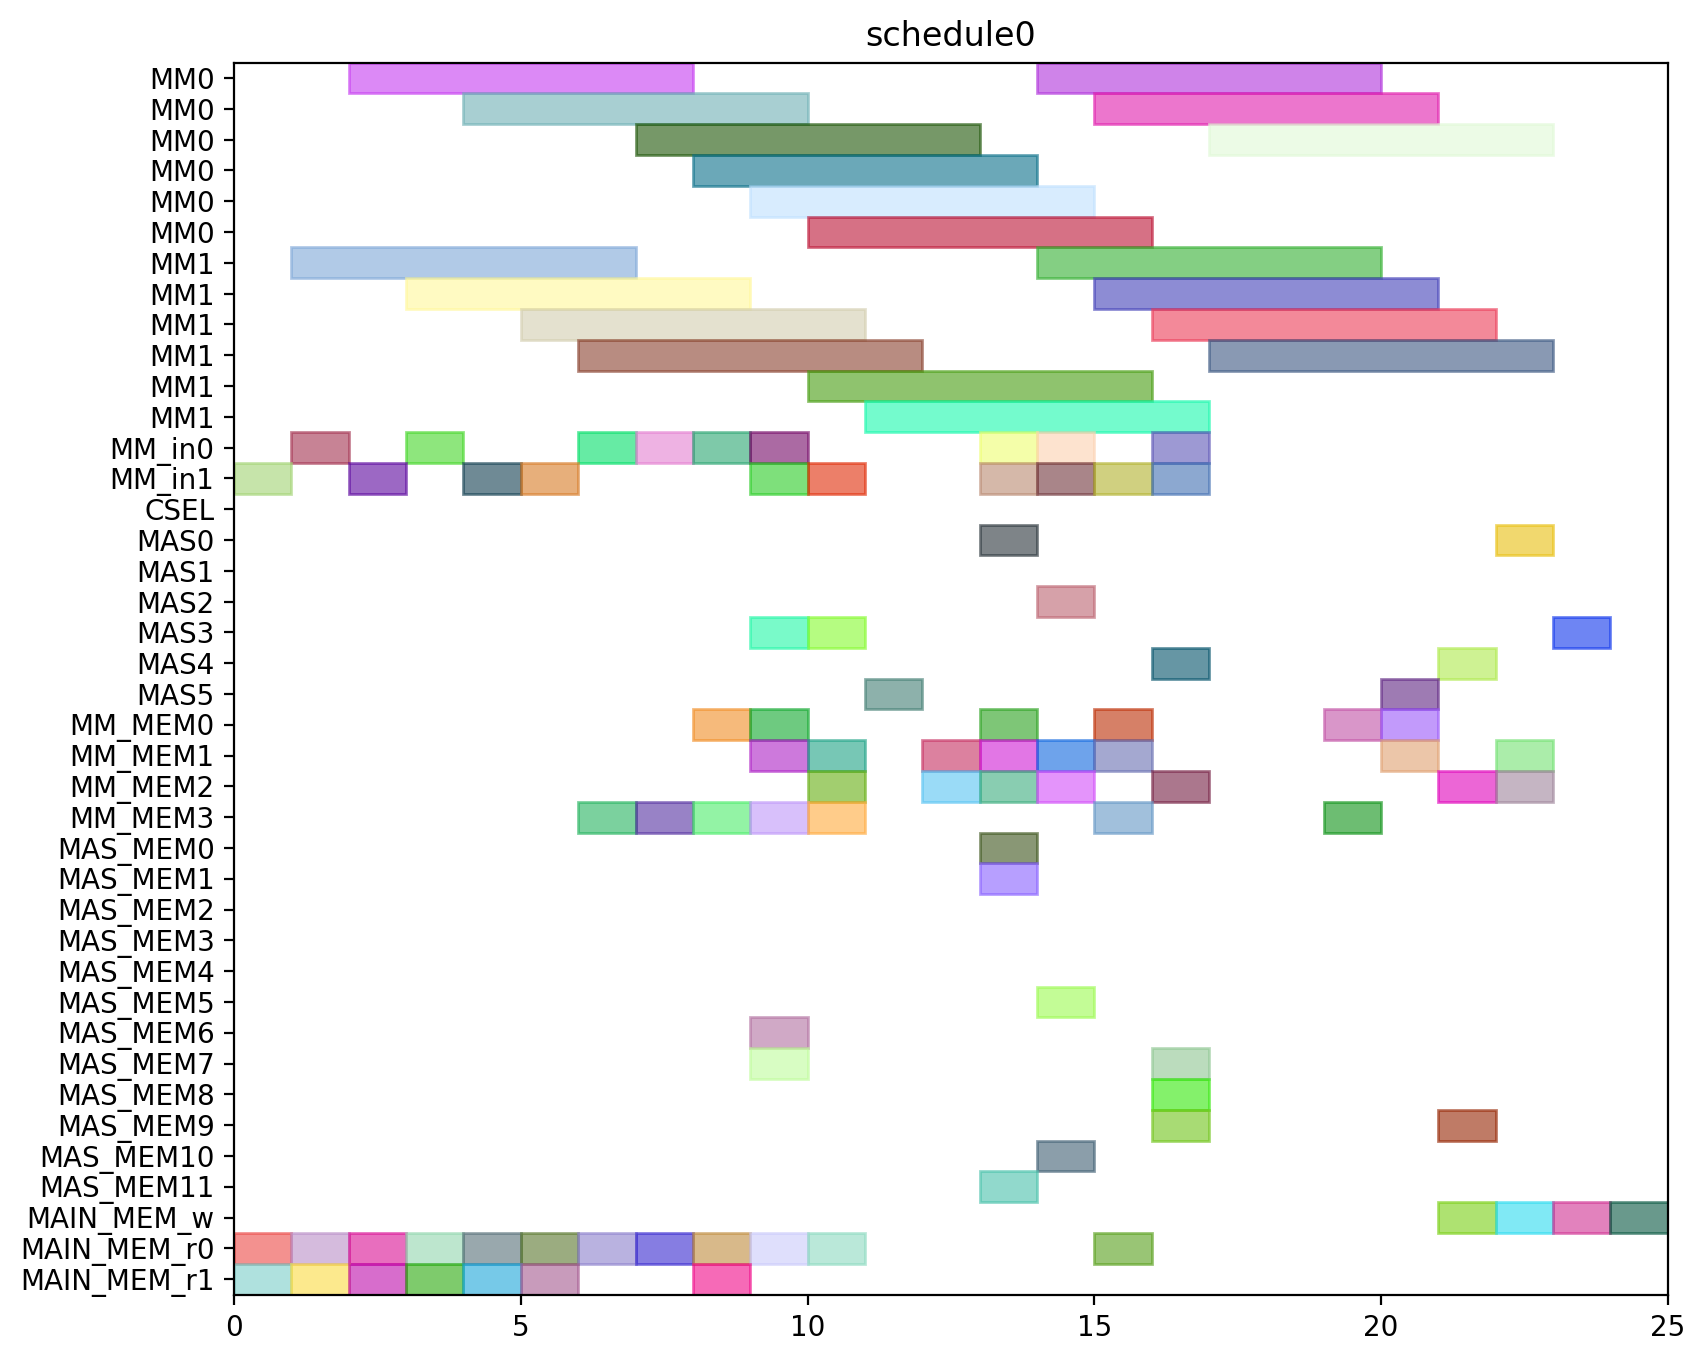

Source code (Python):
from pyschedule import Scenario, solvers, plotters, alt


def solve():
	horizon = 120
	S = Scenario("schedule0", horizon=horizon)

	# resource
	MM = S.Resources('MM', num=2, size=6)
	MM_in = S.Resources('MM_in', num=2)
	CSEL = S.Resource('CSEL')
	MAS = S.Resources('MAS', num=6, size=1, periods=range(1, horizon))
	MM_MEM = S.Resources('MM_MEM', num=4)
	MAS_MEM = S.Resources('MAS_MEM', num=12)
	MAIN_MEM_w = S.Resource('MAIN_MEM_w', size=1)
	MAIN_MEM_r = S.Resources('MAIN_MEM_r', num=2)

	# result of previous scheduling

	# new tasks
	T1 = S.Task('T1', length=6, delay_cost=1)
	T1 += alt(MM)
	T1_in = S.Task('T1_in', length=1, delay_cost=1)
	T1_in += alt(MM_in)
	S += T1_in*MM_in[0]<=T1*MM[0]
	S += T1_in*MM_in[1]<=T1*MM[1]
	T1_mem0 = S.Task('T1_mem0', length=1, delay_cost=1)
	T1_mem0 += MAIN_MEM_r[0]
	S += T1_mem0 <= T1

	T1_mem1 = S.Task('T1_mem1', length=1, delay_cost=1)
	T1_mem1 += MAIN_MEM_r[1]
	S += T1_mem1 <= T1

	T2 = S.Task('T2', length=6, delay_cost=1)
	T2 += alt(MM)
	T2_in = S.Task('T2_in', length=1, delay_cost=1)
	T2_in += alt(MM_in)
	S += T2_in*MM_in[0]<=T2*MM[0]
	S += T2_in*MM_in[1]<=T2*MM[1]
	T2_mem0 = S.Task('T2_mem0', length=1, delay_cost=1)
	T2_mem0 += MAIN_MEM_r[0]
	S += T2_mem0 <= T2

	T2_mem1 = S.Task('T2_mem1', length=1, delay_cost=1)
	T2_mem1 += MAIN_MEM_r[1]
	S += T2_mem1 <= T2

	T3 = S.Task('T3', length=6, delay_cost=1)
	T3 += alt(MM)
	T3_in = S.Task('T3_in', length=1, delay_cost=1)
	T3_in += alt(MM_in)
	S += T3_in*MM_in[0]<=T3*MM[0]
	S += T3_in*MM_in[1]<=T3*MM[1]
	T3_mem0 = S.Task('T3_mem0', length=1, delay_cost=1)
	T3_mem0 += MAIN_MEM_r[0]
	S += T3_mem0 <= T3

	T3_mem1 = S.Task('T3_mem1', length=1, delay_cost=1)
	T3_mem1 += MAIN_MEM_r[1]
	S += T3_mem1 <= T3

	T4 = S.Task('T4', length=6, delay_cost=1)
	T4 += alt(MM)
	T4_in = S.Task('T4_in', length=1, delay_cost=1)
	T4_in += alt(MM_in)
	S += T4_in*MM_in[0]<=T4*MM[0]
	S += T4_in*MM_in[1]<=T4*MM[1]
	T4_mem0 = S.Task('T4_mem0', length=1, delay_cost=1)
	T4_mem0 += MAIN_MEM_r[0]
	S += T4_mem0 <= T4

	T4_mem1 = S.Task('T4_mem1', length=1, delay_cost=1)
	T4_mem1 += MAIN_MEM_r[1]
	S += T4_mem1 <= T4

	T5 = S.Task('T5', length=6, delay_cost=1)
	T5 += alt(MM)
	T5_in = S.Task('T5_in', length=1, delay_cost=1)
	T5_in += alt(MM_in)
	S += T5_in*MM_in[0]<=T5*MM[0]
	S += T5_in*MM_in[1]<=T5*MM[1]
	T5_mem0 = S.Task('T5_mem0', length=1, delay_cost=1)
	T5_mem0 += MAIN_MEM_r[0]
	S += T5_mem0 <= T5

	T5_mem1 = S.Task('T5_mem1', length=1, delay_cost=1)
	T5_mem1 += MAIN_MEM_r[1]
	S += T5_mem1 <= T5

	T6 = S.Task('T6', length=6, delay_cost=1)
	T6 += alt(MM)
	T6_in = S.Task('T6_in', length=1, delay_cost=1)
	T6_in += alt(MM_in)
	S += T6_in*MM_in[0]<=T6*MM[0]
	S += T6_in*MM_in[1]<=T6*MM[1]
	T6_mem0 = S.Task('T6_mem0', length=1, delay_cost=1)
	T6_mem0 += MAIN_MEM_r[0]
	S += T6_mem0 <= T6

	T6_mem1 = S.Task('T6_mem1', length=1, delay_cost=1)
	T6_mem1 += MAIN_MEM_r[1]
	S += T6_mem1 <= T6

	T7 = S.Task('T7', length=6, delay_cost=1)
	T7 += alt(MM)
	T7_in = S.Task('T7_in', length=1, delay_cost=1)
	T7_in += alt(MM_in)
	S += T7_in*MM_in[0]<=T7*MM[0]
	S += T7_in*MM_in[1]<=T7*MM[1]
	T7_mem0 = S.Task('T7_mem0', length=1, delay_cost=1)
	T7_mem0 += MAIN_MEM_r[0]
	S += T7_mem0 <= T7

	T7_mem1 = S.Task('T7_mem1', length=1, delay_cost=1)
	T7_mem1 += MAIN_MEM_r[1]
	S += T7_mem1 <= T7

	T8 = S.Task('T8', length=6, delay_cost=1)
	T8 += alt(MM)
	T8_in = S.Task('T8_in', length=1, delay_cost=1)
	T8_in += alt(MM_in)
	S += T8_in*MM_in[0]<=T8*MM[0]
	S += T8_in*MM_in[1]<=T8*MM[1]
	T8_mem0 = S.Task('T8_mem0', length=1, delay_cost=1)
	T8_mem0 += MAIN_MEM_r[0]
	S += T8_mem0 <= T8

	T8_mem1 = S.Task('T8_mem1', length=1, delay_cost=1)
	T8_mem1 += alt(MM_MEM)
	S += (T1*MM[0])-1 < T8_mem1*MM_MEM[1]
	S += (T1*MM[1])-1 < T8_mem1*MM_MEM[3]
	S += T8_mem1 <= T8

	T9 = S.Task('T9', length=6, delay_cost=1)
	T9 += alt(MM)
	T9_in = S.Task('T9_in', length=1, delay_cost=1)
	T9_in += alt(MM_in)
	S += T9_in*MM_in[0]<=T9*MM[0]
	S += T9_in*MM_in[1]<=T9*MM[1]
	T9_mem0 = S.Task('T9_mem0', length=1, delay_cost=1)
	T9_mem0 += MAIN_MEM_r[0]
	S += T9_mem0 <= T9

	T9_mem1 = S.Task('T9_mem1', length=1, delay_cost=1)
	T9_mem1 += alt(MM_MEM)
	S += (T1*MM[0])-1 < T9_mem1*MM_MEM[1]
	S += (T1*MM[1])-1 < T9_mem1*MM_MEM[3]
	S += T9_mem1 <= T9

	T10 = S.Task('T10', length=6, delay_cost=1)
	T10 += alt(MM)
	T10_in = S.Task('T10_in', length=1, delay_cost=1)
	T10_in += alt(MM_in)
	S += T10_in*MM_in[0]<=T10*MM[0]
	S += T10_in*MM_in[1]<=T10*MM[1]
	T10_mem0 = S.Task('T10_mem0', length=1, delay_cost=1)
	T10_mem0 += MAIN_MEM_r[0]
	S += T10_mem0 <= T10

	T10_mem1 = S.Task('T10_mem1', length=1, delay_cost=1)
	T10_mem1 += alt(MM_MEM)
	S += (T3*MM[0])-1 < T10_mem1*MM_MEM[1]
	S += (T3*MM[1])-1 < T10_mem1*MM_MEM[3]
	S += T10_mem1 <= T10

	T11 = S.Task('T11', length=6, delay_cost=1)
	T11 += alt(MM)
	T11_in = S.Task('T11_in', length=1, delay_cost=1)
	T11_in += alt(MM_in)
	S += T11_in*MM_in[0]<=T11*MM[0]
	S += T11_in*MM_in[1]<=T11*MM[1]
	T11_mem0 = S.Task('T11_mem0', length=1, delay_cost=1)
	T11_mem0 += MAIN_MEM_r[0]
	S += T11_mem0 <= T11

	T11_mem1 = S.Task('T11_mem1', length=1, delay_cost=1)
	T11_mem1 += alt(MM_MEM)
	S += (T3*MM[0])-1 < T11_mem1*MM_MEM[1]
	S += (T3*MM[1])-1 < T11_mem1*MM_MEM[3]
	S += T11_mem1 <= T11

	T12 = S.Task('T12', length=1, delay_cost=1)
	T12 += alt(MAS)
	T12_mem0 = S.Task('T12_mem0', length=1, delay_cost=1)
	T12_mem0 += alt(MM_MEM)
	S += (T4*MM[0])-1 < T12_mem0*MM_MEM[0]
	S += (T4*MM[1])-1 < T12_mem0*MM_MEM[2]
	S += T12_mem0 <= T12

	T12_mem1 = S.Task('T12_mem1', length=1, delay_cost=1)
	T12_mem1 += alt(MM_MEM)
	S += (T2*MM[0])-1 < T12_mem1*MM_MEM[1]
	S += (T2*MM[1])-1 < T12_mem1*MM_MEM[3]
	S += T12_mem1 <= T12

	T13 = S.Task('T13', length=1, delay_cost=1)
	T13 += alt(MAS)
	T13_mem0 = S.Task('T13_mem0', length=1, delay_cost=1)
	T13_mem0 += alt(MM_MEM)
	S += (T4*MM[0])-1 < T13_mem0*MM_MEM[0]
	S += (T4*MM[1])-1 < T13_mem0*MM_MEM[2]
	S += T13_mem0 <= T13

	T13_mem1 = S.Task('T13_mem1', length=1, delay_cost=1)
	T13_mem1 += alt(MM_MEM)
	S += (T2*MM[0])-1 < T13_mem1*MM_MEM[1]
	S += (T2*MM[1])-1 < T13_mem1*MM_MEM[3]
	S += T13_mem1 <= T13

	T15 = S.Task('T15', length=1, delay_cost=1)
	T15 += alt(MAS)
	T15_mem0 = S.Task('T15_mem0', length=1, delay_cost=1)
	T15_mem0 += alt(MM_MEM)
	S += (T7*MM[0])-1 < T15_mem0*MM_MEM[0]
	S += (T7*MM[1])-1 < T15_mem0*MM_MEM[2]
	S += T15_mem0 <= T15

	T15_mem1 = S.Task('T15_mem1', length=1, delay_cost=1)
	T15_mem1 += alt(MM_MEM)
	S += (T7*MM[0])-1 < T15_mem1*MM_MEM[1]
	S += (T7*MM[1])-1 < T15_mem1*MM_MEM[3]
	S += T15_mem1 <= T15

	T14 = S.Task('T14', length=6, delay_cost=1)
	T14 += alt(MM)
	T14_in = S.Task('T14_in', length=1, delay_cost=1)
	T14_in += alt(MM_in)
	S += T14_in*MM_in[0]<=T14*MM[0]
	S += T14_in*MM_in[1]<=T14*MM[1]
	T14_mem0 = S.Task('T14_mem0', length=1, delay_cost=1)
	T14_mem0 += alt(MAS_MEM)
	S += (T13*MAS[0])-1 < T14_mem0*MAS_MEM[0]
	S += (T13*MAS[1])-1 < T14_mem0*MAS_MEM[2]
	S += (T13*MAS[2])-1 < T14_mem0*MAS_MEM[4]
	S += (T13*MAS[3])-1 < T14_mem0*MAS_MEM[6]
	S += (T13*MAS[4])-1 < T14_mem0*MAS_MEM[8]
	S += (T13*MAS[5])-1 < T14_mem0*MAS_MEM[10]
	S += T14_mem0 <= T14

	T14_mem1 = S.Task('T14_mem1', length=1, delay_cost=1)
	T14_mem1 += alt(MAS_MEM)
	S += (T13*MAS[0])-1 < T14_mem1*MAS_MEM[1]
	S += (T13*MAS[1])-1 < T14_mem1*MAS_MEM[3]
	S += (T13*MAS[2])-1 < T14_mem1*MAS_MEM[5]
	S += (T13*MAS[3])-1 < T14_mem1*MAS_MEM[7]
	S += (T13*MAS[4])-1 < T14_mem1*MAS_MEM[9]
	S += (T13*MAS[5])-1 < T14_mem1*MAS_MEM[11]
	S += T14_mem1 <= T14

	T16 = S.Task('T16', length=6, delay_cost=1)
	T16 += alt(MM)
	T16_in = S.Task('T16_in', length=1, delay_cost=1)
	T16_in += alt(MM_in)
	S += T16_in*MM_in[0]<=T16*MM[0]
	S += T16_in*MM_in[1]<=T16*MM[1]
	T16_mem0 = S.Task('T16_mem0', length=1, delay_cost=1)
	T16_mem0 += alt(MM_MEM)
	S += (T1*MM[0])-1 < T16_mem0*MM_MEM[0]
	S += (T1*MM[1])-1 < T16_mem0*MM_MEM[2]
	S += T16_mem0 <= T16

	T16_mem1 = S.Task('T16_mem1', length=1, delay_cost=1)
	T16_mem1 += alt(MM_MEM)
	S += (T8*MM[0])-1 < T16_mem1*MM_MEM[1]
	S += (T8*MM[1])-1 < T16_mem1*MM_MEM[3]
	S += T16_mem1 <= T16

	T17 = S.Task('T17', length=6, delay_cost=1)
	T17 += alt(MM)
	T17_in = S.Task('T17_in', length=1, delay_cost=1)
	T17_in += alt(MM_in)
	S += T17_in*MM_in[0]<=T17*MM[0]
	S += T17_in*MM_in[1]<=T17*MM[1]
	T17_mem0 = S.Task('T17_mem0', length=1, delay_cost=1)
	T17_mem0 += alt(MM_MEM)
	S += (T8*MM[0])-1 < T17_mem0*MM_MEM[0]
	S += (T8*MM[1])-1 < T17_mem0*MM_MEM[2]
	S += T17_mem0 <= T17

	T17_mem1 = S.Task('T17_mem1', length=1, delay_cost=1)
	T17_mem1 += alt(MAS_MEM)
	S += (T15*MAS[0])-1 < T17_mem1*MAS_MEM[1]
	S += (T15*MAS[1])-1 < T17_mem1*MAS_MEM[3]
	S += (T15*MAS[2])-1 < T17_mem1*MAS_MEM[5]
	S += (T15*MAS[3])-1 < T17_mem1*MAS_MEM[7]
	S += (T15*MAS[4])-1 < T17_mem1*MAS_MEM[9]
	S += (T15*MAS[5])-1 < T17_mem1*MAS_MEM[11]
	S += T17_mem1 <= T17

	T18 = S.Task('T18', length=1, delay_cost=1)
	T18 += alt(MAS)
	T18_mem0 = S.Task('T18_mem0', length=1, delay_cost=1)
	T18_mem0 += alt(MM_MEM)
	S += (T5*MM[0])-1 < T18_mem0*MM_MEM[0]
	S += (T5*MM[1])-1 < T18_mem0*MM_MEM[2]
	S += T18_mem0 <= T18

	T18_mem1 = S.Task('T18_mem1', length=1, delay_cost=1)
	T18_mem1 += alt(MM_MEM)
	S += (T9*MM[0])-1 < T18_mem1*MM_MEM[1]
	S += (T9*MM[1])-1 < T18_mem1*MM_MEM[3]
	S += T18_mem1 <= T18

	T19 = S.Task('T19', length=1, delay_cost=1)
	T19 += alt(MAS)
	T19_mem0 = S.Task('T19_mem0', length=1, delay_cost=1)
	T19_mem0 += alt(MM_MEM)
	S += (T5*MM[0])-1 < T19_mem0*MM_MEM[0]
	S += (T5*MM[1])-1 < T19_mem0*MM_MEM[2]
	S += T19_mem0 <= T19

	T19_mem1 = S.Task('T19_mem1', length=1, delay_cost=1)
	T19_mem1 += alt(MM_MEM)
	S += (T9*MM[0])-1 < T19_mem1*MM_MEM[1]
	S += (T9*MM[1])-1 < T19_mem1*MM_MEM[3]
	S += T19_mem1 <= T19

	T21 = S.Task('T21', length=1, delay_cost=1)
	T21 += alt(MAS)
	T21_mem0 = S.Task('T21_mem0', length=1, delay_cost=1)
	T21_mem0 += alt(MM_MEM)
	S += (T6*MM[0])-1 < T21_mem0*MM_MEM[0]
	S += (T6*MM[1])-1 < T21_mem0*MM_MEM[2]
	S += T21_mem0 <= T21

	T21_mem1 = S.Task('T21_mem1', length=1, delay_cost=1)
	T21_mem1 += alt(MM_MEM)
	S += (T10*MM[0])-1 < T21_mem1*MM_MEM[1]
	S += (T10*MM[1])-1 < T21_mem1*MM_MEM[3]
	S += T21_mem1 <= T21

	T24 = S.Task('T24', length=6, delay_cost=1)
	T24 += alt(MM)
	T24_in = S.Task('T24_in', length=1, delay_cost=1)
	T24_in += alt(MM_in)
	S += T24_in*MM_in[0]<=T24*MM[0]
	S += T24_in*MM_in[1]<=T24*MM[1]
	T24_mem0 = S.Task('T24_mem0', length=1, delay_cost=1)
	T24_mem0 += alt(MM_MEM)
	S += (T11*MM[0])-1 < T24_mem0*MM_MEM[0]
	S += (T11*MM[1])-1 < T24_mem0*MM_MEM[2]
	S += T24_mem0 <= T24

	T24_mem1 = S.Task('T24_mem1', length=1, delay_cost=1)
	T24_mem1 += alt(MAS_MEM)
	S += (T12*MAS[0])-1 < T24_mem1*MAS_MEM[1]
	S += (T12*MAS[1])-1 < T24_mem1*MAS_MEM[3]
	S += (T12*MAS[2])-1 < T24_mem1*MAS_MEM[5]
	S += (T12*MAS[3])-1 < T24_mem1*MAS_MEM[7]
	S += (T12*MAS[4])-1 < T24_mem1*MAS_MEM[9]
	S += (T12*MAS[5])-1 < T24_mem1*MAS_MEM[11]
	S += T24_mem1 <= T24

	T20 = S.Task('T20', length=6, delay_cost=1)
	T20 += alt(MM)
	T20_in = S.Task('T20_in', length=1, delay_cost=1)
	T20_in += alt(MM_in)
	S += T20_in*MM_in[0]<=T20*MM[0]
	S += T20_in*MM_in[1]<=T20*MM[1]
	T20_mem0 = S.Task('T20_mem0', length=1, delay_cost=1)
	T20_mem0 += alt(MAS_MEM)
	S += (T15*MAS[0])-1 < T20_mem0*MAS_MEM[0]
	S += (T15*MAS[1])-1 < T20_mem0*MAS_MEM[2]
	S += (T15*MAS[2])-1 < T20_mem0*MAS_MEM[4]
	S += (T15*MAS[3])-1 < T20_mem0*MAS_MEM[6]
	S += (T15*MAS[4])-1 < T20_mem0*MAS_MEM[8]
	S += (T15*MAS[5])-1 < T20_mem0*MAS_MEM[10]
	S += T20_mem0 <= T20

	T20_mem1 = S.Task('T20_mem1', length=1, delay_cost=1)
	T20_mem1 += alt(MAS_MEM)
	S += (T18*MAS[0])-1 < T20_mem1*MAS_MEM[1]
	S += (T18*MAS[1])-1 < T20_mem1*MAS_MEM[3]
	S += (T18*MAS[2])-1 < T20_mem1*MAS_MEM[5]
	S += (T18*MAS[3])-1 < T20_mem1*MAS_MEM[7]
	S += (T18*MAS[4])-1 < T20_mem1*MAS_MEM[9]
	S += (T18*MAS[5])-1 < T20_mem1*MAS_MEM[11]
	S += T20_mem1 <= T20

	T22 = S.Task('T22', length=6, delay_cost=1)
	T22 += alt(MM)
	T22_in = S.Task('T22_in', length=1, delay_cost=1)
	T22_in += alt(MM_in)
	S += T22_in*MM_in[0]<=T22*MM[0]
	S += T22_in*MM_in[1]<=T22*MM[1]
	T22_mem0 = S.Task('T22_mem0', length=1, delay_cost=1)
	T22_mem0 += alt(MAS_MEM)
	S += (T21*MAS[0])-1 < T22_mem0*MAS_MEM[0]
	S += (T21*MAS[1])-1 < T22_mem0*MAS_MEM[2]
	S += (T21*MAS[2])-1 < T22_mem0*MAS_MEM[4]
	S += (T21*MAS[3])-1 < T22_mem0*MAS_MEM[6]
	S += (T21*MAS[4])-1 < T22_mem0*MAS_MEM[8]
	S += (T21*MAS[5])-1 < T22_mem0*MAS_MEM[10]
	S += T22_mem0 <= T22

	T22_mem1 = S.Task('T22_mem1', length=1, delay_cost=1)
	T22_mem1 += alt(MAS_MEM)
	S += (T21*MAS[0])-1 < T22_mem1*MAS_MEM[1]
	S += (T21*MAS[1])-1 < T22_mem1*MAS_MEM[3]
	S += (T21*MAS[2])-1 < T22_mem1*MAS_MEM[5]
	S += (T21*MAS[3])-1 < T22_mem1*MAS_MEM[7]
	S += (T21*MAS[4])-1 < T22_mem1*MAS_MEM[9]
	S += (T21*MAS[5])-1 < T22_mem1*MAS_MEM[11]
	S += T22_mem1 <= T22

	T23 = S.Task('T23', length=6, delay_cost=1)
	T23 += alt(MM)
	T23_in = S.Task('T23_in', length=1, delay_cost=1)
	T23_in += alt(MM_in)
	S += T23_in*MM_in[0]<=T23*MM[0]
	S += T23_in*MM_in[1]<=T23*MM[1]
	T23_mem0 = S.Task('T23_mem0', length=1, delay_cost=1)
	T23_mem0 += alt(MAS_MEM)
	S += (T19*MAS[0])-1 < T23_mem0*MAS_MEM[0]
	S += (T19*MAS[1])-1 < T23_mem0*MAS_MEM[2]
	S += (T19*MAS[2])-1 < T23_mem0*MAS_MEM[4]
	S += (T19*MAS[3])-1 < T23_mem0*MAS_MEM[6]
	S += (T19*MAS[4])-1 < T23_mem0*MAS_MEM[8]
	S += (T19*MAS[5])-1 < T23_mem0*MAS_MEM[10]
	S += T23_mem0 <= T23

	T23_mem1 = S.Task('T23_mem1', length=1, delay_cost=1)
	T23_mem1 += alt(MAS_MEM)
	S += (T19*MAS[0])-1 < T23_mem1*MAS_MEM[1]
	S += (T19*MAS[1])-1 < T23_mem1*MAS_MEM[3]
	S += (T19*MAS[2])-1 < T23_mem1*MAS_MEM[5]
	S += (T19*MAS[3])-1 < T23_mem1*MAS_MEM[7]
	S += (T19*MAS[4])-1 < T23_mem1*MAS_MEM[9]
	S += (T19*MAS[5])-1 < T23_mem1*MAS_MEM[11]
	S += T23_mem1 <= T23

	Z2_new = S.Task('Z2_new', length=6, delay_cost=1)
	Z2_new += alt(MM)
	Z2_new_in = S.Task('Z2_new_in', length=1, delay_cost=1)
	Z2_new_in += alt(MM_in)
	S += Z2_new_in*MM_in[0]<=Z2_new*MM[0]
	S += Z2_new_in*MM_in[1]<=Z2_new*MM[1]
	S += 0<Z2_new

	Z2_new_w = S.Task('Z2_new_w', length=1, delay_cost=1)
	Z2_new_w += alt(MAIN_MEM_w)
	S += Z2_new <= Z2_new_w

	Z2_new_mem0 = S.Task('Z2_new_mem0', length=1, delay_cost=1)
	Z2_new_mem0 += MAIN_MEM_r[0]
	S += Z2_new_mem0 <= Z2_new

	Z2_new_mem1 = S.Task('Z2_new_mem1', length=1, delay_cost=1)
	Z2_new_mem1 += alt(MM_MEM)
	S += (T14*MM[0])-1 < Z2_new_mem1*MM_MEM[1]
	S += (T14*MM[1])-1 < Z2_new_mem1*MM_MEM[3]
	S += Z2_new_mem1 <= Z2_new

	T25 = S.Task('T25', length=1, delay_cost=1)
	T25 += alt(MAS)
	T25_mem0 = S.Task('T25_mem0', length=1, delay_cost=1)
	T25_mem0 += alt(MM_MEM)
	S += (T20*MM[0])-1 < T25_mem0*MM_MEM[0]
	S += (T20*MM[1])-1 < T25_mem0*MM_MEM[2]
	S += T25_mem0 <= T25

	T25_mem1 = S.Task('T25_mem1', length=1, delay_cost=1)
	T25_mem1 += alt(MM_MEM)
	S += (T20*MM[0])-1 < T25_mem1*MM_MEM[1]
	S += (T20*MM[1])-1 < T25_mem1*MM_MEM[3]
	S += T25_mem1 <= T25

	X2_new = S.Task('X2_new', length=1, delay_cost=1)
	X2_new += alt(MAS)
	S += 0<X2_new

	X2_new_w = S.Task('X2_new_w', length=1, delay_cost=1)
	X2_new_w += alt(MAIN_MEM_w)
	S += X2_new <= X2_new_w

	X2_new_mem0 = S.Task('X2_new_mem0', length=1, delay_cost=1)
	X2_new_mem0 += alt(MM_MEM)
	S += (T22*MM[0])-1 < X2_new_mem0*MM_MEM[0]
	S += (T22*MM[1])-1 < X2_new_mem0*MM_MEM[2]
	S += X2_new_mem0 <= X2_new

	X2_new_mem1 = S.Task('X2_new_mem1', length=1, delay_cost=1)
	X2_new_mem1 += alt(MM_MEM)
	S += (T24*MM[0])-1 < X2_new_mem1*MM_MEM[1]
	S += (T24*MM[1])-1 < X2_new_mem1*MM_MEM[3]
	S += X2_new_mem1 <= X2_new

	X1_new = S.Task('X1_new', length=1, delay_cost=1)
	X1_new += alt(MAS)
	S += 0<X1_new

	X1_new_w = S.Task('X1_new_w', length=1, delay_cost=1)
	X1_new_w += alt(MAIN_MEM_w)
	S += X1_new <= X1_new_w

	X1_new_mem0 = S.Task('X1_new_mem0', length=1, delay_cost=1)
	X1_new_mem0 += alt(MM_MEM)
	S += (T23*MM[0])-1 < X1_new_mem0*MM_MEM[0]
	S += (T23*MM[1])-1 < X1_new_mem0*MM_MEM[2]
	S += X1_new_mem0 <= X1_new

	X1_new_mem1 = S.Task('X1_new_mem1', length=1, delay_cost=1)
	X1_new_mem1 += alt(MM_MEM)
	S += (T17*MM[0])-1 < X1_new_mem1*MM_MEM[1]
	S += (T17*MM[1])-1 < X1_new_mem1*MM_MEM[3]
	S += X1_new_mem1 <= X1_new

	Z1_new = S.Task('Z1_new', length=1, delay_cost=1)
	Z1_new += alt(MAS)
	S += 0<Z1_new

	Z1_new_w = S.Task('Z1_new_w', length=1, delay_cost=1)
	Z1_new_w += alt(MAIN_MEM_w)
	S += Z1_new <= Z1_new_w

	Z1_new_mem0 = S.Task('Z1_new_mem0', length=1, delay_cost=1)
	Z1_new_mem0 += alt(MM_MEM)
	S += (T16*MM[0])-1 < Z1_new_mem0*MM_MEM[0]
	S += (T16*MM[1])-1 < Z1_new_mem0*MM_MEM[2]
	S += Z1_new_mem0 <= Z1_new

	Z1_new_mem1 = S.Task('Z1_new_mem1', length=1, delay_cost=1)
	Z1_new_mem1 += alt(MAS_MEM)
	S += (T25*MAS[0])-1 < Z1_new_mem1*MAS_MEM[1]
	S += (T25*MAS[1])-1 < Z1_new_mem1*MAS_MEM[3]
	S += (T25*MAS[2])-1 < Z1_new_mem1*MAS_MEM[5]
	S += (T25*MAS[3])-1 < Z1_new_mem1*MAS_MEM[7]
	S += (T25*MAS[4])-1 < Z1_new_mem1*MAS_MEM[9]
	S += (T25*MAS[5])-1 < Z1_new_mem1*MAS_MEM[11]
	S += Z1_new_mem1 <= Z1_new

	solvers.mip.solve(S,msg=1,kind='CPLEX',ratio_gap=1.01)

	solution = [['hoge']*len(S.solution()[1]) for i in range(len(S.solution()))]
	for i in range(len(S.solution())):
		for j in range(len(S.solution()[i])):
			solution[i][j]=str(S.solution()[i][j])
	print(solution)

	cycles = int(solution[-1][3])

	pic_file_name = "/home/mfukuda/ABE/multiRAM_multiMAS_16mux/scheduling_result/stage6MM2_stage1MAS6/EP_LADDERMUL/schedule0.png"
	if(S.solution() != []):
		plotters.matplotlib.plot(S,img_filename=pic_file_name, show_task_labels=False, fig_size=(cycles*0.25+3, 8))

	return solution
